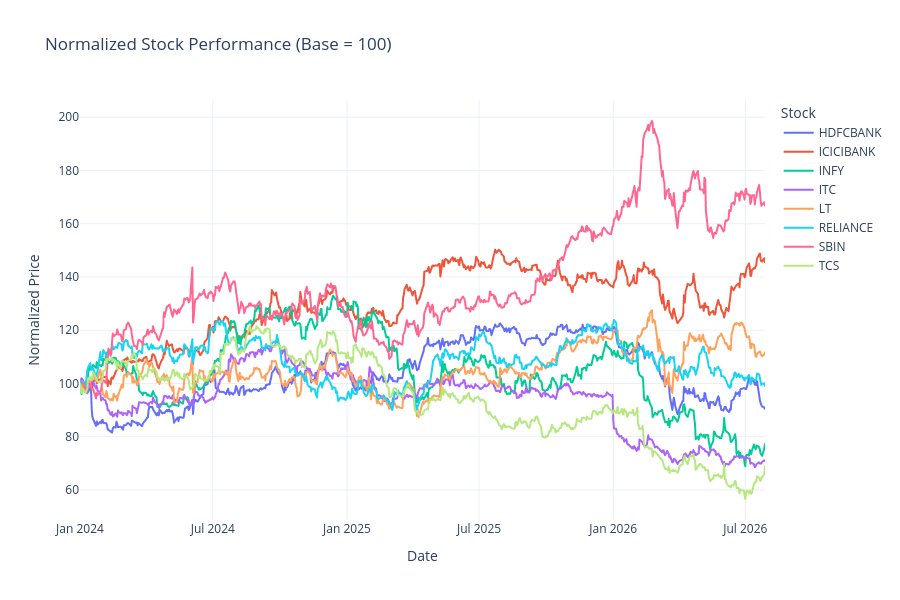

The notebook cell this image was saved under:
### Markdown cell above
Normalized Price Comparison

### Code cell
normalized = prices.copy()

for col in normalized.columns[1:]:
    normalized[col] = normalized[col] / normalized[col].iloc[0] * 100

fig = px.line(
    normalized,
    x="date",
    y=normalized.columns[1:],
    title="Normalized Stock Performance (Base = 100)",
    labels={
        "value": "Normalized Price",
        "date": "Date",
        "variable": "Stock"
    }
)

fig.update_layout(
    template="plotly_white",
    height=600
)

fig.show()

### Figure 1 — Plotly figure (JSON) as saved in the notebook; plotly's stock layout.template omitted (floating-point values rounded to 4 significant figures; data arrays with more than 128 entries replaced by an {"elided": "..."} marker saying what was removed)
{"data": [{"hovertemplate": "Stock=HDFCBANK<br>Date=%{x}<br>Normalized Price=%{y}<extra></extra>", "legendgroup": "HDFCBANK", "line": {"color": "#636efa", "dash": "solid"}, "marker": {"symbol": "circle"}, "mode": "lines", "name": "HDFCBANK", "showlegend": true, "type": "scattergl", "x": {"elided": "638 str values"}, "xaxis": "x", "y": {"elided": "638 float values"}, "yaxis": "y"}, {"hovertemplate": "Stock=ICICIBANK<br>Date=%{x}<br>Normalized Price=%{y}<extra></extra>", "legendgroup": "ICICIBANK", "line": {"color": "#EF553B", "dash": "solid"}, "marker": {"symbol": "circle"}, "mode": "lines", "name": "ICICIBANK", "showlegend": true, "type": "scattergl", "x": {"elided": "638 str values"}, "xaxis": "x", "y": {"elided": "638 float values"}, "yaxis": "y"}, {"hovertemplate": "Stock=INFY<br>Date=%{x}<br>Normalized Price=%{y}<extra></extra>", "legendgroup": "INFY", "line": {"color": "#00cc96", "dash": "solid"}, "marker": {"symbol": "circle"}, "mode": "lines", "name": "INFY", "showlegend": true, "type": "scattergl", "x": {"elided": "638 str values"}, "xaxis": "x", "y": {"elided": "638 float values"}, "yaxis": "y"}, {"hovertemplate": "Stock=ITC<br>Date=%{x}<br>Normalized Price=%{y}<extra></extra>", "legendgroup": "ITC", "line": {"color": "#ab63fa", "dash": "solid"}, "marker": {"symbol": "circle"}, "mode": "lines", "name": "ITC", "showlegend": true, "type": "scattergl", "x": {"elided": "638 str values"}, "xaxis": "x", "y": {"elided": "638 float values"}, "yaxis": "y"}, {"hovertemplate": "Stock=LT<br>Date=%{x}<br>Normalized Price=%{y}<extra></extra>", "legendgroup": "LT", "line": {"color": "#FFA15A", "dash": "solid"}, "marker": {"symbol": "circle"}, "mode": "lines", "name": "LT", "showlegend": true, "type": "scattergl", "x": {"elided": "638 str values"}, "xaxis": "x", "y": {"elided": "638 float values"}, "yaxis": "y"}, {"hovertemplate": "Stock=RELIANCE<br>Date=%{x}<br>Normalized Price=%{y}<extra></extra>", "legendgroup": "RELIANCE", "line": {"color": "#19d3f3", "dash": "solid"}, "marker": {"symbol": "circle"}, "mode": "lines", "name": "RELIANCE", "showlegend": true, "type": "scattergl", "x": {"elided": "638 str values"}, "xaxis": "x", "y": {"elided": "638 float values"}, "yaxis": "y"}, {"hovertemplate": "Stock=SBIN<br>Date=%{x}<br>Normalized Price=%{y}<extra></extra>", "legendgroup": "SBIN", "line": {"color": "#FF6692", "dash": "solid"}, "marker": {"symbol": "circle"}, "mode": "lines", "name": "SBIN", "showlegend": true, "type": "scattergl", "x": {"elided": "638 str values"}, "xaxis": "x", "y": {"elided": "638 float values"}, "yaxis": "y"}, {"hovertemplate": "Stock=TCS<br>Date=%{x}<br>Normalized Price=%{y}<extra></extra>", "legendgroup": "TCS", "line": {"color": "#B6E880", "dash": "solid"}, "marker": {"symbol": "circle"}, "mode": "lines", "name": "TCS", "showlegend": true, "type": "scattergl", "x": {"elided": "638 str values"}, "xaxis": "x", "y": {"elided": "638 float values"}, "yaxis": "y"}], "layout": {"height": 600, "legend": {"title": {"text": "Stock"}, "tracegroupgap": 0}, "title": {"text": "Normalized Stock Performance (Base = 100)"}, "xaxis": {"anchor": "y", "domain": [0, 1], "title": {"text": "Date"}}, "yaxis": {"anchor": "x", "domain": [0, 1], "title": {"text": "Normalized Price"}}}}
